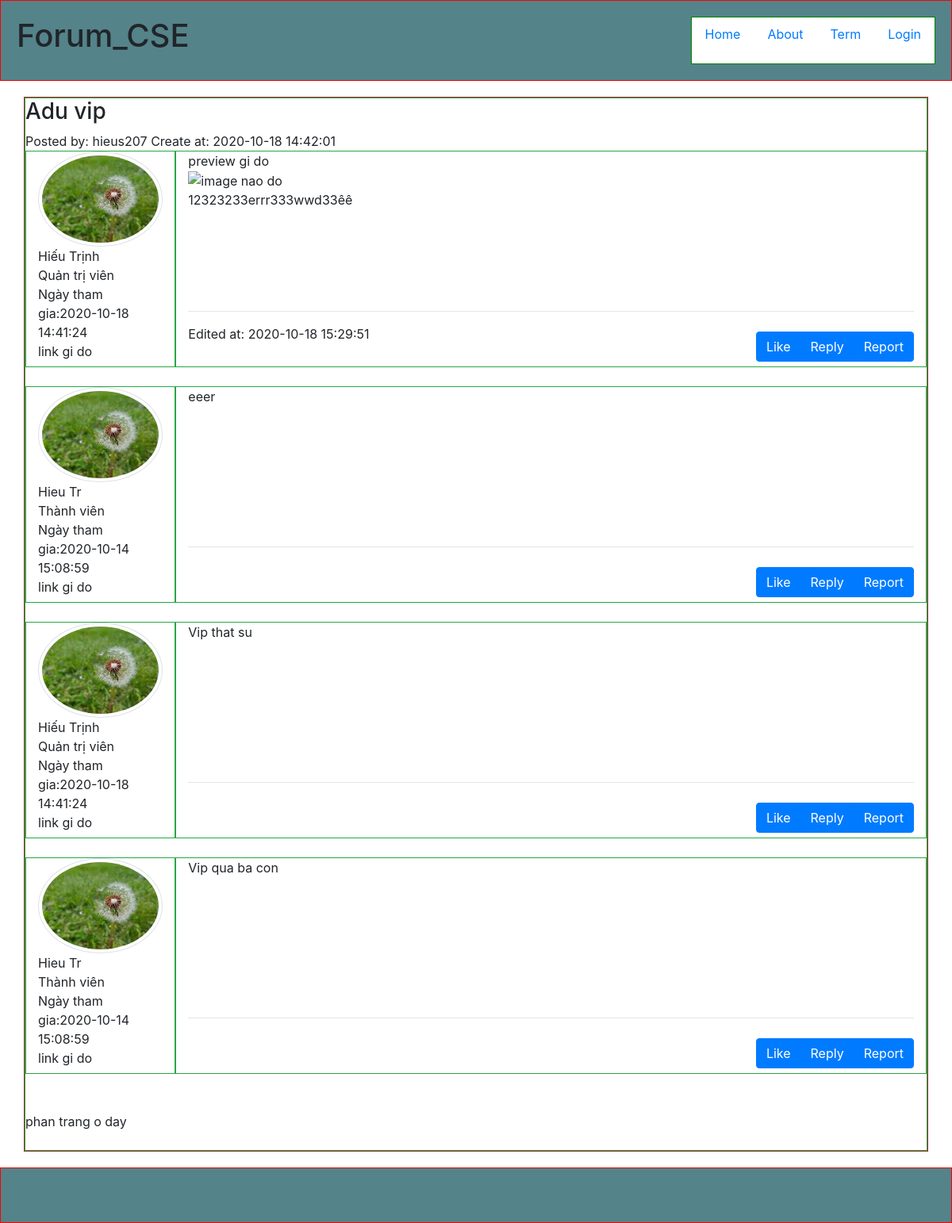
Page /Forum/index.php?controller=posts&action=index&p_id=22 on the committed database.
### tables this page shows
CREATE TABLE `posts` (
  `post_id` int(11) NOT NULL,
  `title` varchar(255) NOT NULL,
  `create_at` timestamp NOT NULL DEFAULT current_timestamp(),
  `edit_at` timestamp NULL DEFAULT NULL,
  `body` text NOT NULL,
  `tags` varchar(255) DEFAULT NULL,
  `status` tinyint(4) NOT NULL DEFAULT 1,
  `user_id` int(11) NOT NULL,
  `topic_id` int(11) NOT NULL,
  `mitopic_id` int(11) DEFAULT NULL
);

CREATE TABLE `users` (
  `user_id` int(11) NOT NULL,
  `username` varchar(60) NOT NULL,
  `fullname` varchar(60) NOT NULL,
  `email` varchar(255) NOT NULL,
  `password` varchar(255) NOT NULL,
  `code` varchar(255) DEFAULT NULL,
  `create_at` timestamp NOT NULL DEFAULT current_timestamp(),
  `admin` tinyint(4) NOT NULL DEFAULT 0,
  `status` tinyint(4) NOT NULL DEFAULT 0
);

CREATE TABLE `comments` (
  `cm_id` int(11) NOT NULL,
  `body` text NOT NULL,
  `post_id` int(11) NOT NULL,
  `user_id` int(11) NOT NULL
);

### Forum/index.php (called while the page is built, shortened)
<?php
$action = isset($_GET['action']) ? $_GET['action'] : 'index';
$object = new $controller;
$object->$action();
?>

### Forum/models/model.php (called while the page is built, shortened)
<?php
    function openConnect(){
        $conn=mysqli_connect(HOST,USER,PASS,DB);
        return $conn;
    }
?>

### Forum/models/PostModel.php (called while the page is built, shortened)
<?php
    require_once("model.php");
    class PostModel{
        public $connection;
        function PostModel(){
            $this->connection=openConnect();
        }
        function selectOne($id){
            $sql="SELECT * FROM ". self::TABLE . " WHERE post_id='$id' LIMIT 1";
            $rs=mysqli_query($this->connection,$sql);
            $result=mysqli_fetch_assoc($rs);
            return $result;
        }
    }
?>

### Forum/models/UserModel.php (called while the page is built, shortened)
<?php
    require_once("model.php");
    class UserModel{
        public $connection;
        function UserModel(){
            $this->connection=openConnect();
        }
        function selectOne($id){
            $sql="SELECT * FROM ". self::TABLE . " WHERE user_id='$id' LIMIT 1";
            $rs=mysqli_query($this->connection,$sql);
            $result=mysqli_fetch_assoc($rs);
            return $result;
        }
    }
?>

### Forum/models/CommentModel.php (called while the page is built, shortened)
<?php
    require_once("model.php");
    class CommentModel{
        public $connection;
        function CommentModel(){
            $this->connection=openConnect();
        }
        function selectAll($p_id){
            $sql="SELECT * FROM ". self::TABLE . " WHERE post_id='$p_id'";
            $rs=mysqli_query($this->connection,$sql);
            $result=mysqli_fetch_all($rs,MYSQLI_ASSOC);
            return $result;
        }
    }
?>

### Forum/views/post.php (the view, shortened to what this page needs)
<?php include_once("path.php");
global $ROOT_PATH; ?>
<?php include($ROOT_PATH."/includes/headerp1.php");?>
<?php include($ROOT_PATH."/includes/headerp2.php");?>
    <div class="page-wrapper">
        <div class="main-page container">
            <div class="row">
                <div class="main-content col-md-12 border border-success">
                    <div class="post-title">
                        <h3><?php echo $post['title']?></h3>
                        <div class="post-info">
                            <span>Posted by: <?php echo $user['username']?></span>
                            <span>Create at: <?php echo $post['create_at']?></span>
                        </div>
                    </div>
                    <div class="post-layout container">
                        <div class="row">
                            <div class="cell-user col-md-2 border border-success">
                                <img src="assets/images/img1.jpeg" alt="" class="img-thumbnail rounded-circle">
                                <div class="user-info">
                                    <div class="user-name"><?php echo $user['fullname'];?></div>
                                    <div class="role"><?php $role=$user['admin']==1?"Quản trị viên":"Thành viên"; echo $role;?></div>
                                    <div class="created-at">Ngày tham gia:<?php echo $user['create_at'];?></div>
                                    <div class="link-fb">link gi do</div>
                                </div>
                            </div>
                            <div class="post-content col-md-10 border border-success">
                                <div class="post-body">
                                    <div class="post-preview">preview gi do</div>
                                    <div><img src="" alt="image nao do"></div>
                                    <?php echo $post['body']?>
                                </div>
                                <footer class="footer-post">
                                    <hr>
                                    <?php if($post['edit_at']!=NULL):?>
                                    <span>Edited at: <?php echo $post['edit_at'];?></span>
                                    <?php endif;?>
                                    <div class="grb-post btn-group" role="group" aria-label="">
                                        <button type="button" class="btn btn-primary">Like</button>
                                        <button type="button" class="btn btn-primary">Reply</button>
                                        <button type="button" class="btn btn-primary">Report</button>
                                    </div>
                                </footer>
                            </div>
                        </div>
                    </div>
                    <?php foreach ($comments as $key=>$comment):?>
                    <div><br></div>
                    <div class="comment-layout container">
                        <div class="row">
                            <div class="cell-user col-md-2 border border-success">
                                <img src="assets/images/img1.jpeg" alt="" class="img-thumbnail rounded-circle">
                                <div class="user-info">
                                    <div class="user-name"><?php echo $us_comment[$key]['fullname'];?></div>
                                    <div class="role"><?php $role=$us_comment[$key]['admin']==1?"Quản trị viên":"Thành viên"; echo $role;?></div>
                                    <div class="created-at">Ngày tham gia:<?php echo $us_comment[$key]['create_at'];?></div>
                                    <div class="link-fb">link gi do</div>
                                </div>
                            </div>
                            <div class="comment-content col-md-10 border border-success">
                                <div class="comment-body">
                                    <?php echo $comment['body'];?>
                                </div>
                                <footer class="footer-post">
                                    <hr>
                                    <div class="grb-post btn-group" role="group" aria-label="">
                                        <button type="button" class="btn btn-primary">Like</button>
                                        <button type="button" class="btn btn-primary">Reply</button>
                                        <button type="button" class="btn btn-primary">Report</button>
                                    </div>
                                </footer>
                            </div>
                        </div>
                    </div>
                    <?php endforeach;?>
                    <br>
                    <br>
                    phan trang o day
                    <br>
                    <br>
                </div>
            </div>
        </div>
    </div>
<?php include($ROOT_PATH."/includes/footer.php");?>

### Forum/assets/css/style.css (style rules this page uses)
body { padding:0px auto; }
* { box-sizing: border-box; }
.page-wrapper { min-height: 751px; }
.main-page { margin-top: 20px; border: 1px solid brown; width: 100%; }
.main-content { padding:0px; }
.post-content { width: 100%; }
.footer-post { height: 70px; position: relative; }
.grb-post { position: absolute; right: 0px; bottom: 6px; }
.comment-body,.post-body { min-height: 185px; }

### rows in the picture
posts: title "Adu vip", create_at "2020-10-18 14:42:01", body "12323233errr333wwd33êê", edit_at "2020-10-18 15:29:51"
users: username "hieus207", fullname "Hiếu Trịnh", admin "Quản trị viên", create_at "2020-10-18 14:41:24"
comments: user.fullname "Hieu Tr", user.admin "Thành viên", user.create_at "2020-10-14 15:08:59", body "eeer"
comments: user.fullname "Hiếu Trịnh", user.admin "Quản trị viên", user.create_at "2020-10-18 14:41:24", body "Vip that su"
comments: user.fullname "Hieu Tr", user.admin "Thành viên", user.create_at "2020-10-14 15:08:59", body "Vip qua ba con"
